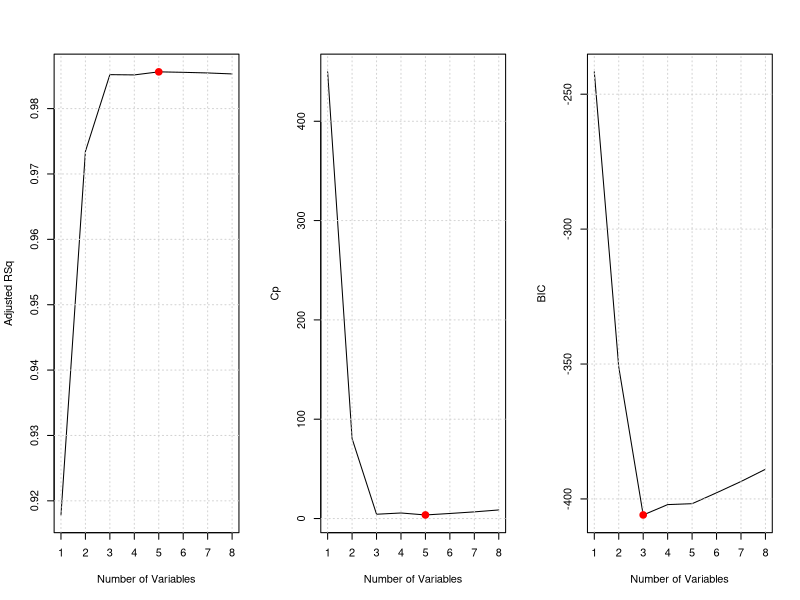
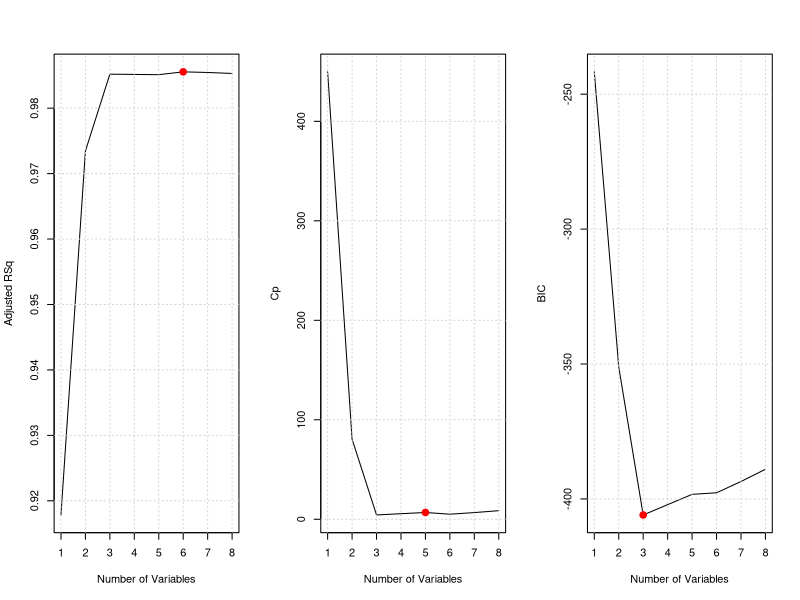
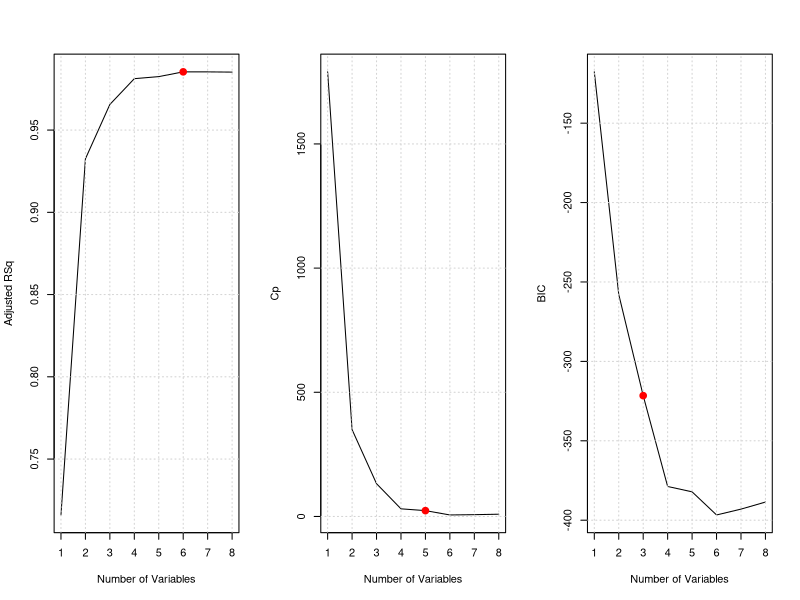

Write R code to recreate these figures, in order. (Note: this script raises an error after producing the figures.)
library(leaps)
library(glmnet)

## PART A to E ----------------------------------------------
set.seed(1)
y = rnorm(100)
x = rnorm(100)

b0=2
b1=2
b2=2
b3=2

#creating some data 
y = b0 + b1*x + b2*x^2 + b3*x^3 +rnorm(100)

Data = data.frame(x,y)
attach(Data)

bestsubset = regsubsets(y~poly(x,10,raw=T),data=Data)
bss = summary(bestsubset)

par(mfrow=c(1,3))
plot(bss$adjr2,xlab="Number of Variables",ylab="Adjusted RSq",type="l")
grid()
maxadjr2 = which.max(bss$adjr2)
points(maxadjr2,bss$adjr2[maxadjr2], col="red",cex=2,pch=20)

plot(bss$cp,xlab="Number of Variables",ylab="Cp",type='l')
grid()
mincp = which.min(bss$cp)
points(mincp,bss$cp[mincp],col="red",cex=2,pch=20)

minbic = which.min(bss$bic)
plot(bss$bic,xlab="Number of Variables",ylab="BIC",type='l')
grid()
points(minbic,bss$bic[minbic],col="red",cex=2,pch=20)

## FORWARD METHOD ##--------------------------------
bssForward = regsubsets(y~poly(x,10,raw=T),data=Data, method="forward")
bssF = summary(bssForward)

par(mfrow=c(1,3))
plot(bssF$adjr2,xlab="Number of Variables",ylab="Adjusted RSq",type="l")
grid()
maxadjr2F = which.max(bssF$adjr2)
points(maxadjr2F,bssF$adjr2[maxadjr2F], col="red",cex=2,pch=20)

plot(bssF$cp,xlab="Number of Variables",ylab="Cp",type='l')
grid()
mincpF = which.min(bss$cp)
points(mincpF,bssF$cp[mincpF],col="red",cex=2,pch=20)

minbicF = which.min(bss$bic)
plot(bssF$bic,xlab="Number of Variables",ylab="BIC",type='l')
grid()
points(minbicF,bssF$bic[minbicF],col="red",cex=2,pch=20)

##BACKWARD METHOD ---------------------------
bssBackward = regsubsets(y~poly(x,10,raw=T),data=Data, method="backward")
bssB = summary(bssBackward)

par(mfrow=c(1,3))
plot(bssB$adjr2,xlab="Number of Variables",ylab="Adjusted RSq",type="l")
grid()
maxadjr2B = which.max(bssB$adjr2)
points(maxadjr2B,bssB$adjr2[maxadjr2B], col="red",cex=2,pch=20)

plot(bssB$cp,xlab="Number of Variables",ylab="Cp",type='l')
grid()
mincpB = which.min(bss$cp)
points(mincpB,bssB$cp[mincpB],col="red",cex=2,pch=20)

minbicB = which.min(bss$bic)
plot(bssB$bic,xlab="Number of Variables",ylab="BIC",type='l')
grid()
points(minbicB,bssB$bic[minbicB],col="red",cex=2,pch=20)

#comparing models coeficients
coef(bestsubset,7)
coef(bssForward,7)
coef(bssBackward,7)

## LASSO MODEL ------------------------------------
grid = 10^seq(10,-2,length=100)
x = model.matrix(y~poly(x,10,raw=T), Data)[,-1]
y = Data$y
y.test=y[test]

train = sample(1:nrow(Data), nrow(Data)/2)
test = (-train)

lasso = glmnet(x[train,], y[train],alpha=1,lambda=grid)

par(mfrow=c(1,2))
plot(lasso)

set.seed(1)
cv.out = cv.glmnet(x[train,],y[train],alpha=1)
plot(cv.out)

bestlam = cv.out$lambda.min
lasso.pred = predict(lasso,s=bestlam,newx=x[test,])
mean((lasso.pred-y.test)^2)
out = glmnet(x,y,alpha=1,lambda=grid)
lasso.coef = predict(out,type="coefficients",s=bestlam)[1:11,]
lasso.coef
lasso.coef[lasso.coef!=0]

## PART F ---------------------------------------------
set.seed(1)
y = rnorm(100)
x = rnorm(100)

b0=2
b1=2
b2=2
b3=2

#creating some data 
y = b0 + b3*x^7 +rnorm(100)

Data = data.frame(x,y)
attach(Data)

bestsubset = regsubsets(y~poly(x,10,raw=T),data=Data)
bss = summary(bestsubset)

par(mfrow=c(1,3))
plot(bss$adjr2,xlab="Number of Variables",ylab="Adjusted RSq",type="l")
grid()
maxadjr2 = which.max(bss$adjr2)
points(maxadjr2,bss$adjr2[maxadjr2], col="red",cex=2,pch=20)

plot(bss$cp,xlab="Number of Variables",ylab="Cp",type='l')
grid()
mincp = which.min(bss$cp)
points(mincp,bss$cp[mincp],col="red",cex=2,pch=20)

minbic = which.min(bss$bic)
plot(bss$bic,xlab="Number of Variables",ylab="BIC",type='l')
grid()
points(minbic,bss$bic[minbic],col="red",cex=2,pch=20)

## FORWARD METHOD part F ##--------------------------------
bssForward = regsubsets(y~poly(x,10,raw=T),data=Data, method="forward")
bssF = summary(bssForward)

par(mfrow=c(1,3))
plot(bssF$adjr2,xlab="Number of Variables",ylab="Adjusted RSq",type="l")
grid()
maxadjr2F = which.max(bssF$adjr2)
points(maxadjr2F,bssF$adjr2[maxadjr2F], col="red",cex=2,pch=20)

plot(bssF$cp,xlab="Number of Variables",ylab="Cp",type='l')
grid()
mincpF = which.min(bss$cp)
points(mincpF,bssF$cp[mincpF],col="red",cex=2,pch=20)

minbicF = which.min(bss$bic)
plot(bssF$bic,xlab="Number of Variables",ylab="BIC",type='l')
grid()
points(minbicF,bssF$bic[minbicF],col="red",cex=2,pch=20)

## BACKWARD METHOD part F ---------------------------
bssBackward = regsubsets(y~poly(x,10,raw=T),data=Data, method="backward")
bssB = summary(bssBackward)

par(mfrow=c(1,3))
plot(bssB$adjr2,xlab="Number of Variables",ylab="Adjusted RSq",type="l")
grid()
maxadjr2B = which.max(bssB$adjr2)
points(maxadjr2B,bssB$adjr2[maxadjr2B], col="red",cex=2,pch=20)

plot(bssB$cp,xlab="Number of Variables",ylab="Cp",type='l')
grid()
mincpB = which.min(bss$cp)
points(mincpB,bssB$cp[mincpB],col="red",cex=2,pch=20)

minbicB = which.min(bss$bic)
plot(bssB$bic,xlab="Number of Variables",ylab="BIC",type='l')
grid()
points(minbicB,bssB$bic[minbicB],col="red",cex=2,pch=20)

#comparing models coeficients
coef(bestsubset,7)
coef(bssForward,7)
coef(bssBackward,7)

## LASSO MODEL part F ------------------------------------
grid = 10^seq(10,-2,length=100)
x = model.matrix(y~poly(x,10,raw=T), Data)[,-1]
y = Data$y
y.test=y[test]

train = sample(1:nrow(Data), nrow(Data)/2)
test = (-train)

lasso = glmnet(x[train,], y[train],alpha=1,lambda=grid)

par(mfrow=c(1,2))
plot(lasso)

set.seed(1)
cv.out = cv.glmnet(x[train,],y[train],alpha=1)
plot(cv.out)

bestlam = cv.out$lambda.min
lasso.pred = predict(lasso,s=bestlam,newx=x[test,])
mean((lasso.pred-y.test)^2)
out = glmnet(x,y,alpha=1,lambda=grid)
lasso.coef = predict(out,type="coefficients",s=bestlam)[1:11,]
lasso.coef
lasso.coef[lasso.coef!=0]
